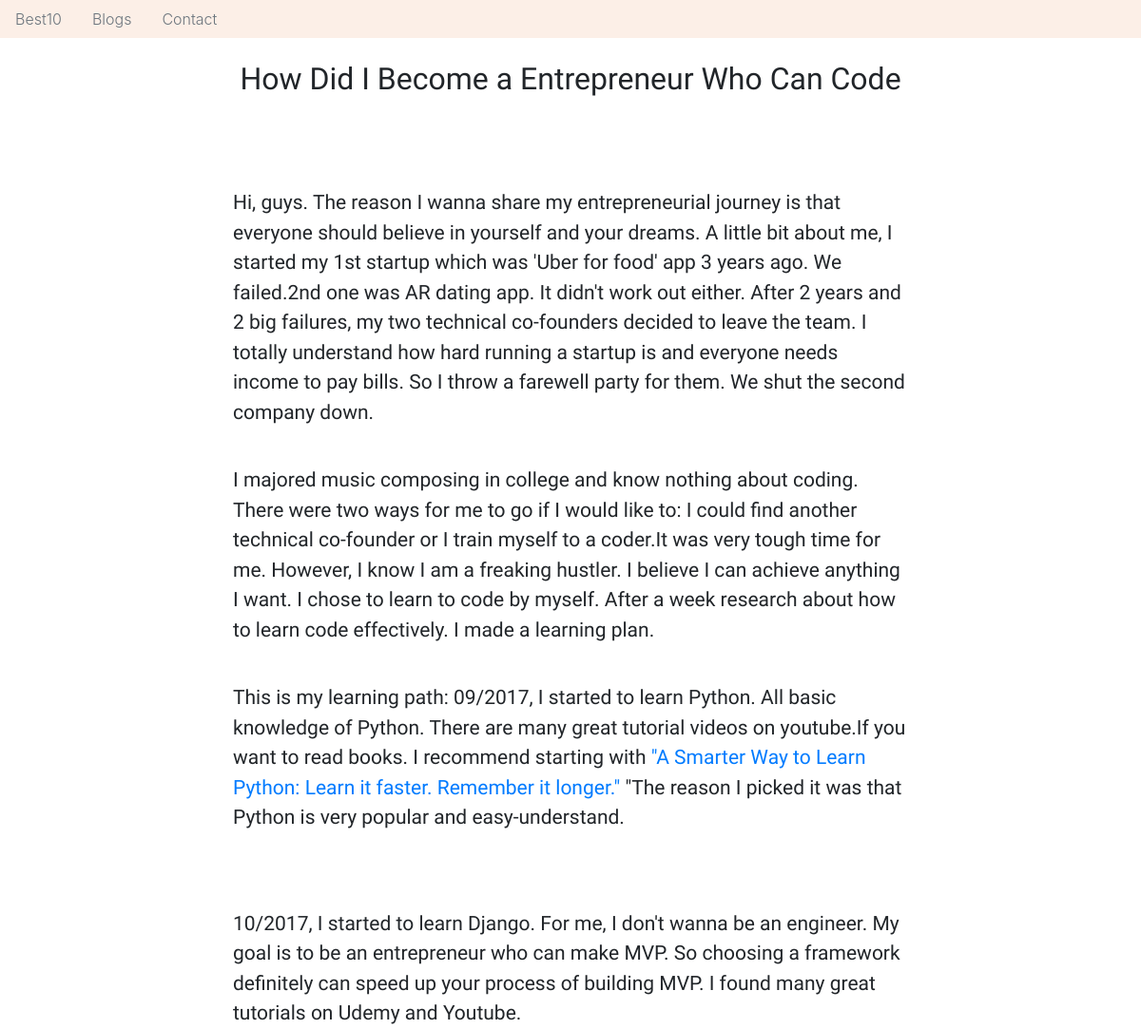
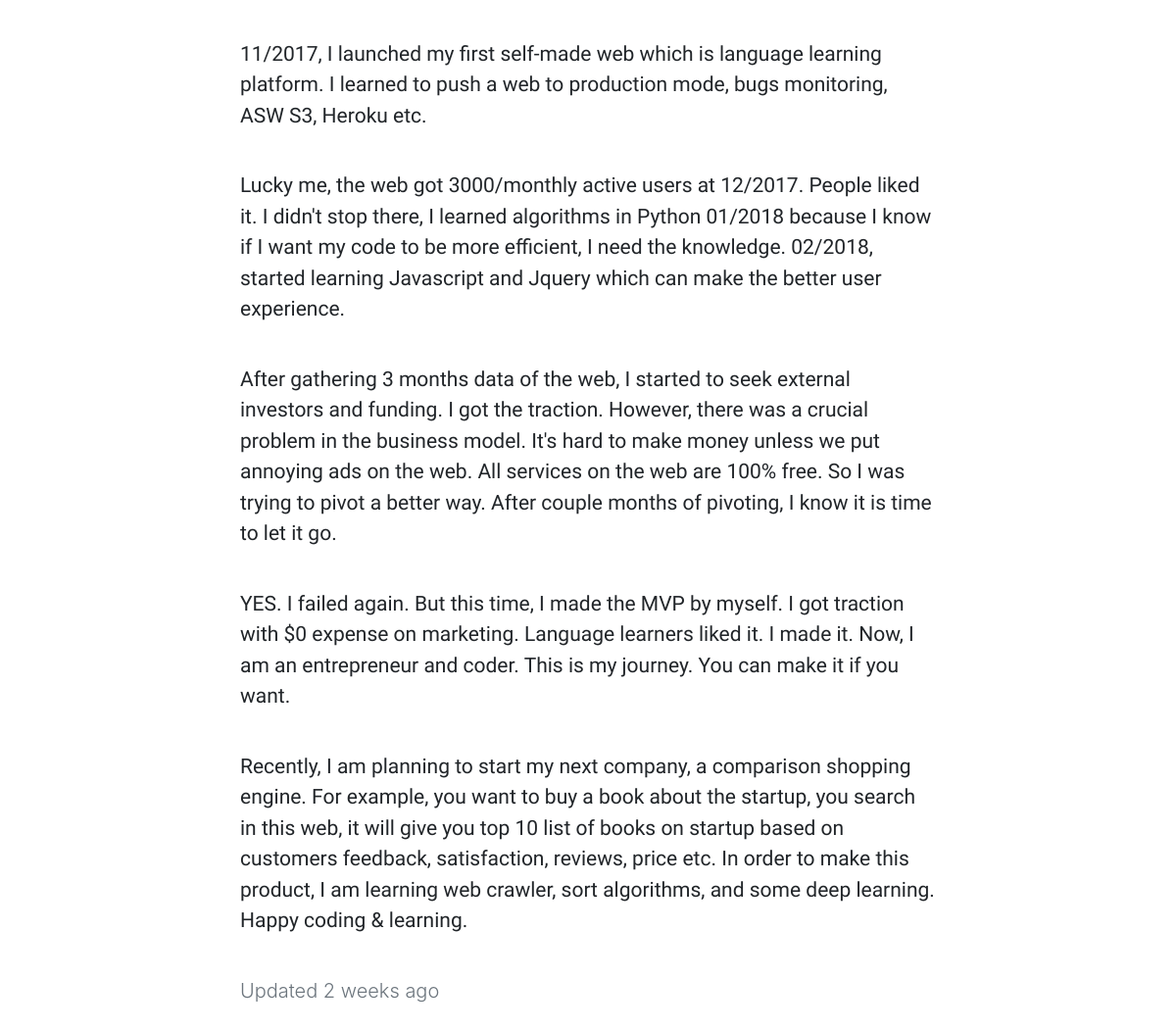
The app's page /blog/4/, older data (2 pictures, top to bottom).
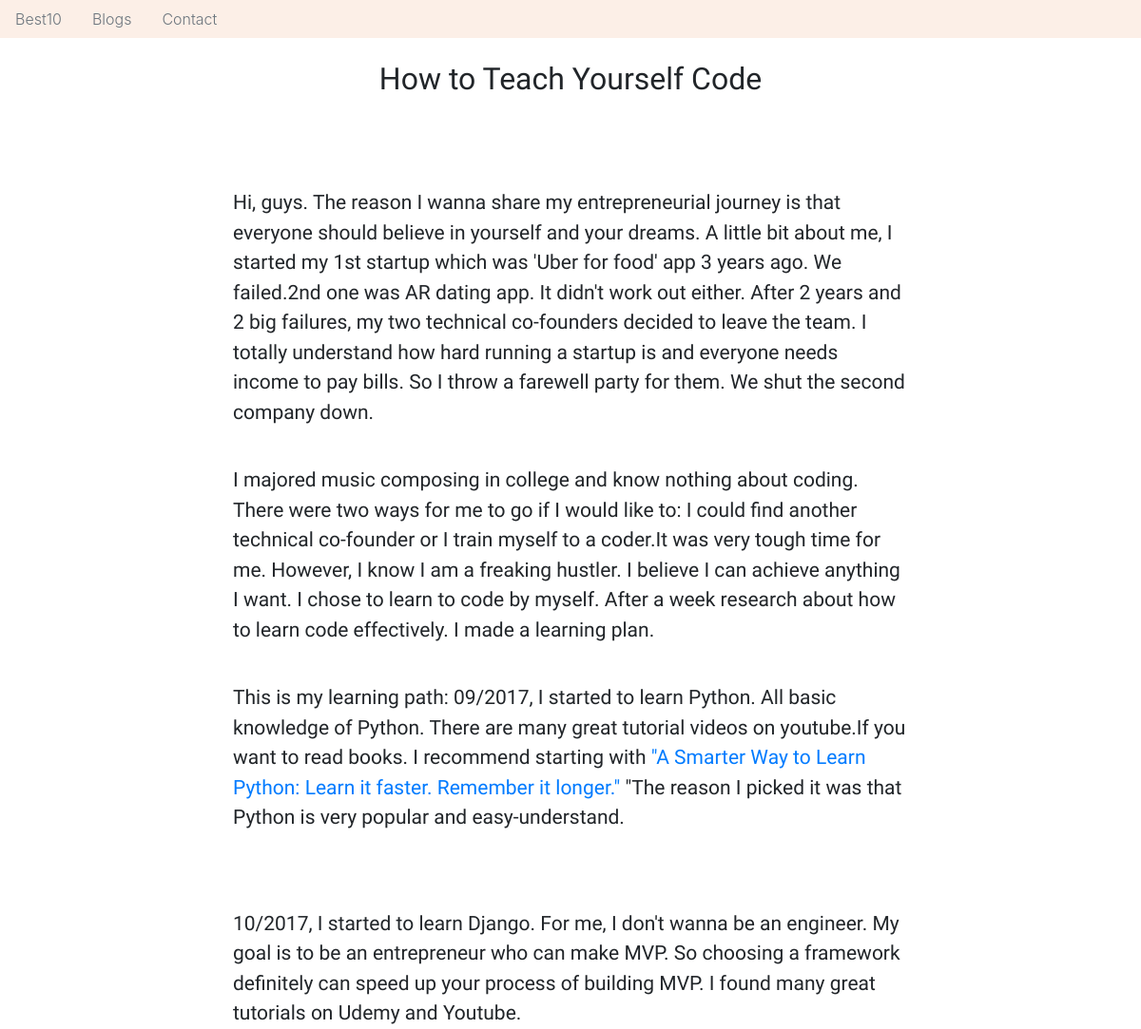
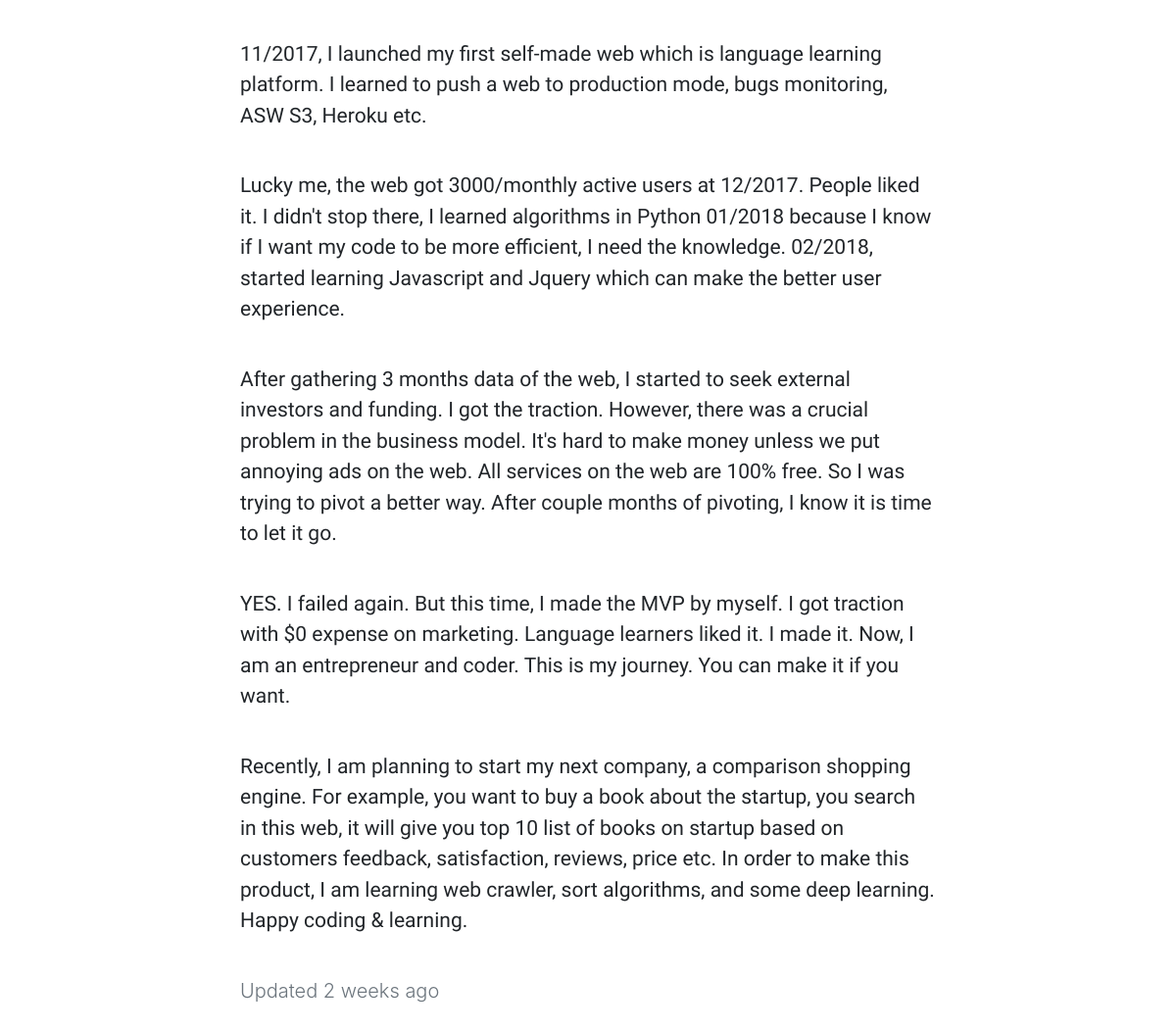
The same page, newer data (2 pictures, top to bottom).
### blogs/models.py (models this page shows, shortened)
class Blog(models.Model):
    title   = models.CharField(max_length=500)
    content = models.TextField(max_length=10000)
    image   = models.CharField(max_length=100)

### blogs/views.py (the view)
# urls.py: url('^blog/(?P<id>\d+)/$', blog_detail, name='detail'),
def blog_detail(request, id):
    blog = Blog.objects.get(id=id)
    context = {
        'blog': blog
    }
    return render(request, 'blogs/blog_detail.html',context)

### templates/blogs/blog_detail.html
{% extends 'base.html' %}
{% block content%}
<div class="container">
    {{blog.content|safe }}
</div>
{% endblock %}

### templates/base.html (shortened to what this page needs)
<!doctype html>
<html lang="en">
  <head>
    <link rel="stylesheet" href="https://stackpath.bootstrapcdn.com/bootstrap/4.1.0/css/bootstrap.min.css">
  </head>
  <body>
    {% include 'navbar.html'  %}
    <div class="container">
    {% block content %}
    {% endblock %}
        </div>
  </body>
</html>

### templates/navbar.html (shortened to what this page needs)
  <ul class="nav base-nav">
  <li class="nav-item">
    <a class="nav-link" href="{% url 'landing_page:home' %}" ><span class="h6 font-weight-light text-secondary">Best10</span></a>
  </li>
    <li class="nav-item ">
    <a class="nav-link" href="{% url 'blogs:list' %}"><span class="h6 font-weight-light text-secondary">Blogs</span></a>
  </li>
      <li class="nav-item">
    <a class="nav-link" href="{% url 'landing_page:contact'%}"><span class="h6 font-weight-light text-secondary">Contact</span></a>
  </li>
  </ul>

### templates/base.html (style rules this page uses)
.content-text { font-family: 'Amethysta';font-size: 21px; font-weight: lighter; }
.title-text { font-family: 'Alef'; }

### templates/navbar.html (style rules this page uses)
.base-nav { background-color: #FCEFE7; }

Row changes from the older to the newer data that the page shows:
changed Blog: content "How Did I Become a Entrepreneur Who Can Code Hi, guys. The…" → "How to Teach Yourself Code Hi, guys. The…"
